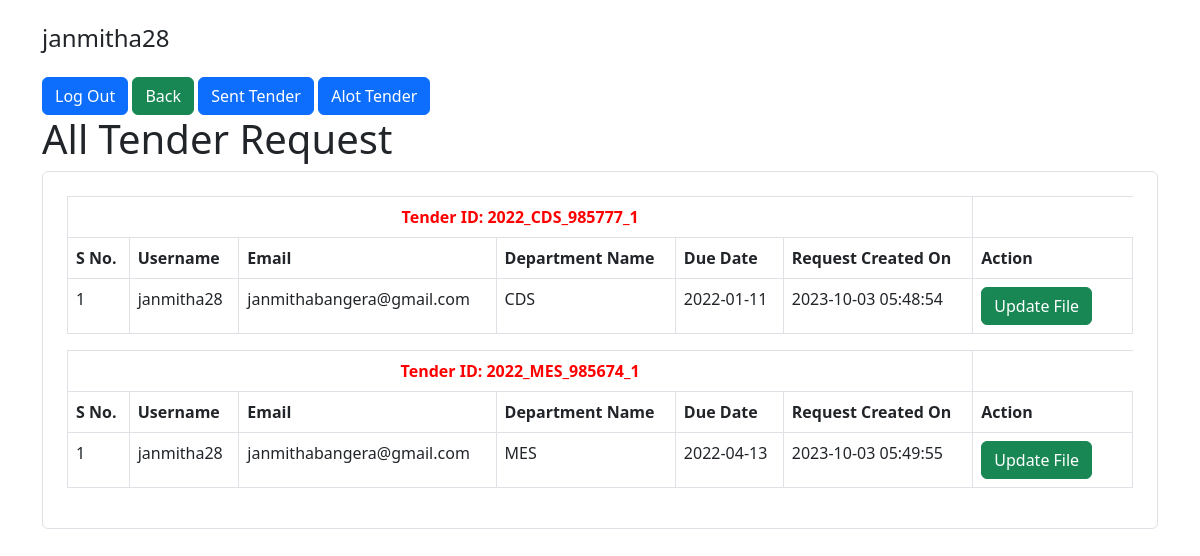
The app's page /tender-requests/index.php (signed in), older data.
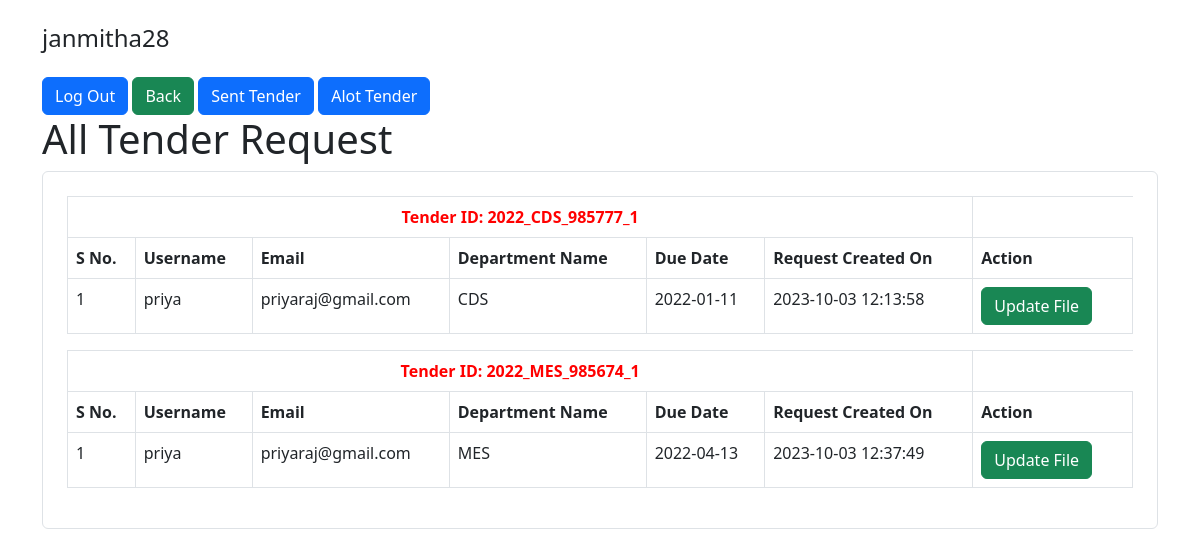
The same page, newer data.
### tables this page shows
CREATE TABLE `user_tender_requests` (
  `id` int(11) NOT NULL,
  `user_id` int(11) NOT NULL,
  `tender_id` int(11) NOT NULL,
  `created_at` timestamp NOT NULL DEFAULT current_timestamp(),
  `status` varchar(15) NOT NULL,
  `tender_no` varchar(20) DEFAULT NULL,
  `name_of_work` varchar(255) DEFAULT NULL,
  `file_name` varchar(40) DEFAULT NULL,
  `reference_code` varchar(20) DEFAULT NULL,
  `section_id` varchar(20) NOT NULL,
  `sent_at` datetime DEFAULT NULL,
  `edit_user_id` int(11) DEFAULT NULL,
  `allotted_at` datetime DEFAULT NULL,
  `updated_at` datetime DEFAULT current_timestamp() ON UPDATE current_timestamp(),
  `reminder_days` int(11) DEFAULT NULL
);

CREATE TABLE `users` (
  `id` int(11) NOT NULL,
  `username` varchar(30) NOT NULL,
  `email` varchar(50) NOT NULL,
  `password` varchar(255) NOT NULL,
  `created_at` datetime NOT NULL DEFAULT current_timestamp()
);

CREATE TABLE `department` (
  `id` int(11) NOT NULL,
  `name` varchar(255) DEFAULT NULL
);

CREATE TABLE `tenders` (
  `id` int(11) NOT NULL,
  `due_date` date DEFAULT NULL,
  `tenderID` varchar(255) DEFAULT NULL,
  `department_id` int(11) DEFAULT NULL
);

### tender-requests/index.php (the view, shortened to what this page needs)
<?php
require_once "../config.php";
$query = "SELECT users.username,users.email, department.name as departmentName,
tenders.tenderID, tenders.due_date, user_tender_requests.created_at,user_tender_requests.id FROM `user_tender_requests`
inner join `users` on user_tender_requests.user_id= users.id inner join `tenders` on
user_tender_requests.tender_id = tenders.id inner join `department` on tenders.department_id = department.id where user_tender_requests.status= 'Requested'";
$data = [];
$result = $link->query($query);
while ($row = $result->fetch_assoc()) {
    $data[$row['tenderID']][] = $row;
}
?>
<!DOCTYPE html>
<html lang="en">
<head>
    <link rel="stylesheet" href="../style.css">
    <link href="https://cdn.jsdelivr.net/npm/bootstrap@5.2.0-beta1/dist/css/bootstrap.min.css" rel="stylesheet">
</head>
<body>
    <div class="container">
        <div class="col-lg-5 text-left">
            <h4 class="my-4"><?= htmlspecialchars($_SESSION["username"]); ?></h4>
            <a href="./logout.php" class="btn btn-primary">Log Out</a>
            <a href="../" class="btn btn-success">Back </a>
            <a href="../sent-tenders/" class="btn btn-primary">Sent Tender</a>
            <a href="../alot-tenders/" class="btn btn-primary">Alot Tender</a>
        </div>
        <div class="row justify-content-center">
            <div class="col-lg-12">
                <h1>All Tender Request</h1>
                <div class="form-wrap border rounded p-4">
                    <?php if (count($data) > 0) {
                        foreach ($data  as $key => $values) { ?>
                            <table class="table  table-bordered">
                                <thead>
                                    <tr>
                                        <th colspan="6" class="text-center tenderID"> Tender ID: <?= $key ?></th>
                                    </tr>
                                </thead>
                                <tbody>
                                    <tr class="header">
                                        <td>S No.</td>
                                        <td>Username</td>
                                        <td>Email</td>
                                        <td>Department Name</td>
                                        <td>Due Date</td>
                                        <td>Request Created On</td>
                                        <td>Action</td>
                                    </tr>
                                    <?php
                                    $counter = 1;
                                    foreach ($values as $itemKey => $item) { ?>
                                        <tr>
                                            <td><?php echo $counter ?></td>
                                            <td><?php echo $values[$itemKey]["username"] ?></td>
                                            <td><?php echo $values[$itemKey]["email"] ?></td>
                                            <td><?php echo $values[$itemKey]['departmentName'] ?></td>
                                            <td><?php echo $values[$itemKey]['due_date'] ?></td>
                                            <td><?php echo $values[$itemKey]['created_at'] ?></td>
                                            <td width="15%">
                                                <a href="./update.php?id=<?php echo $values[$itemKey]["id"]; ?>" class="btn btn-success"> <i class="fa fa-edit"></i> Update File</a>
                                            </td>
                                        </tr>
                                    <?php $counter++;
                                    } ?>
                                </tbody>
                            </table>
                    <?php }
                    } else {
                        echo  "<p class='text-center'>No data Found </p>";
                    } ?>
                </div>
            </div>
        </div>
    </div>
</body>
</html>

Row changes from the older to the newer data that the page shows:
no longer on this page (row edited): user_tender_requests: user.username "janmitha28", user.email "janmithabangera@gmail.com", department.name "CDS", tender.due_date "2022-01-11", created_at "2023-10-03 05:48:54", shown under "2022_CDS_985777_1"
no longer on this page (row edited): user_tender_requests: user.username "janmitha28", user.email "janmithabangera@gmail.com", department.name "MES", tender.due_date "2022-04-13", created_at "2023-10-03 05:49:55", shown under "2022_MES_985674_1"
now on this page (row edited): user_tender_requests: user.username "priya", user.email "priyaraj@gmail.com", department.name "CDS", tender.due_date "2022-01-11", created_at "2023-10-03 12:13:58", shown under "2022_CDS_985777_1"
added user_tender_requests: user.username "priya", user.email "priyaraj@gmail.com", department.name "MES", tender.due_date "2022-04-13", created_at "2023-10-03 12:37:49", shown under "2022_MES_985674_1"
